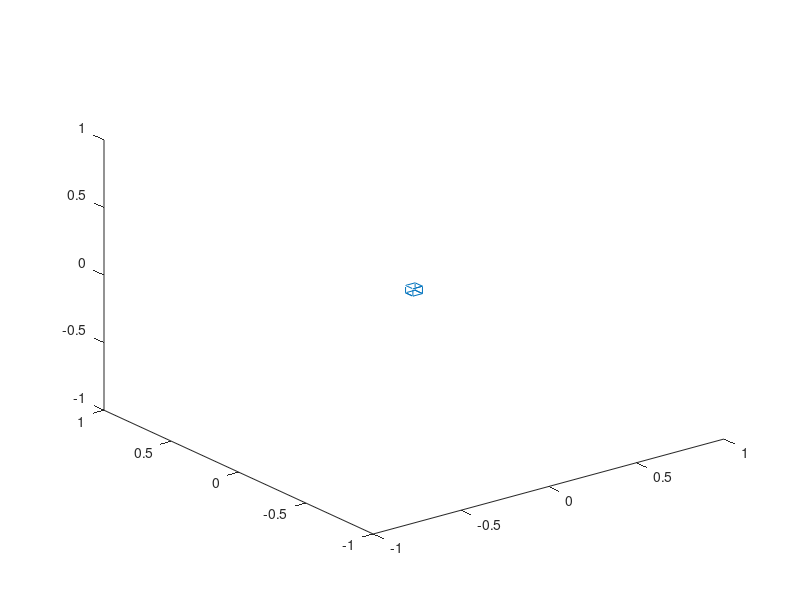

Source code (MATLAB):
% Ejercicio 6



elapsed = 0;
tStart = tic();
while elapsed < 4*pi
    l = sin(elapsed);
    elapsed = toc(tStart);

    cla;
    plot3([-l -l l l -l -l -l l l -l -l -l l l l l], [-l l l -l -l -l l l -l -l l l l l -l -l], [-l -l -l -l -l l l l l l l -l -l l l -l]);
    axis([-1 1 -1 1 -1 1]);
    drawnow;
end